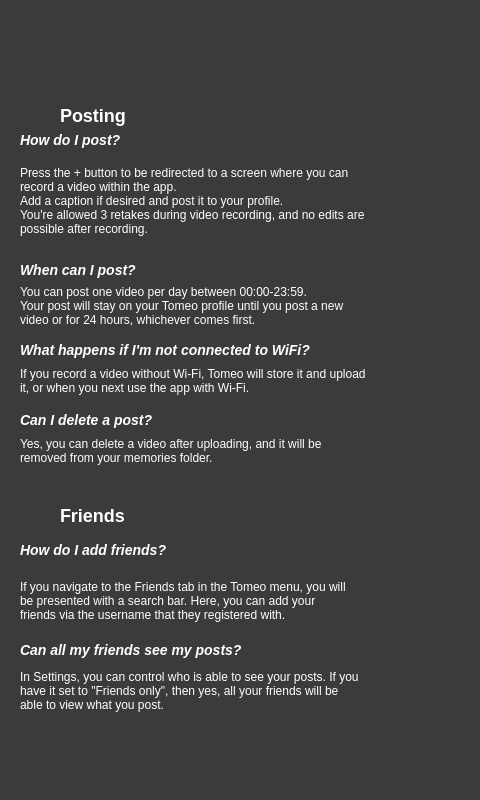
<?xml version="1.0" encoding="UTF-8"?>
<ui version="4.0">
 <class>help_section</class>
 <widget class="QMainWindow" name="help_section">
  <property name="geometry">
   <rect>
    <x>0</x>
    <y>0</y>
    <width>480</width>
    <height>800</height>
   </rect>
  </property>
  <property name="font">
   <font>
    <family>Cantarell</family>
   </font>
  </property>
  <property name="windowTitle">
   <string>MainWindow</string>
  </property>
  <property name="styleSheet">
   <string notr="true">QWidget{
	background-color: #3A3B3C;
}

QLabel{
	color: #FFFFFF
}</string>
  </property>
  <widget class="QWidget" name="centralwidget">
   <property name="styleSheet">
    <string notr="true"/>
   </property>
   <widget class="QLabel" name="label">
    <property name="geometry">
     <rect>
      <x>60</x>
      <y>100</y>
      <width>161</width>
      <height>31</height>
     </rect>
    </property>
    <property name="styleSheet">
     <string notr="true">QLabel{font-family: &quot;Jost&quot;;}</string>
    </property>
    <property name="text">
     <string>&lt;h2&gt;Posting&lt;/h2&gt;</string>
    </property>
   </widget>
   <widget class="QLabel" name="label_2">
    <property name="geometry">
     <rect>
      <x>20</x>
      <y>130</y>
      <width>201</width>
      <height>20</height>
     </rect>
    </property>
    <property name="text">
     <string>&lt;html&gt;&lt;head/&gt;&lt;body&gt;&lt;h3 style=&quot; margin-top:14px; margin-bottom:12px; margin-left:0px; margin-right:0px; -qt-block-indent:0; text-indent:0px;&quot;&gt;&lt;span style=&quot; font-size:large; font-weight:600; font-style:italic;&quot;&gt;How do I post?&lt;/span&gt;&lt;/h3&gt;&lt;/body&gt;&lt;/html&gt;</string>
    </property>
   </widget>
   <widget class="QLabel" name="label_3">
    <property name="geometry">
     <rect>
      <x>20</x>
      <y>150</y>
      <width>451</width>
      <height>101</height>
     </rect>
    </property>
    <property name="styleSheet">
     <string notr="true">QLabel{font: &quot;Jost-regular&quot;;}</string>
    </property>
    <property name="text">
     <string>Press the + button to be redirected to a screen where you can
record a video within the app.
Add a caption if desired and post it to your profile.
You're allowed 3 retakes during video recording, and no edits are
possible after recording. </string>
    </property>
   </widget>
   <widget class="QLabel" name="label_4">
    <property name="geometry">
     <rect>
      <x>20</x>
      <y>260</y>
      <width>181</width>
      <height>20</height>
     </rect>
    </property>
    <property name="text">
     <string>&lt;html&gt;&lt;head/&gt;&lt;body&gt;&lt;h3 style=&quot; margin-top:14px; margin-bottom:12px; margin-left:0px; margin-right:0px; -qt-block-indent:0; text-indent:0px;&quot;&gt;&lt;span style=&quot; font-size:large; font-weight:600; font-style:italic;&quot;&gt;When can I post?&lt;/span&gt;&lt;/h3&gt;&lt;/body&gt;&lt;/html&gt;</string>
    </property>
   </widget>
   <widget class="QLabel" name="label_5">
    <property name="geometry">
     <rect>
      <x>20</x>
      <y>280</y>
      <width>421</width>
      <height>51</height>
     </rect>
    </property>
    <property name="text">
     <string>You can post one video per day between 00:00-23:59.
Your post will stay on your Tomeo profile until you post a new
video or for 24 hours, whichever comes first. </string>
    </property>
   </widget>
   <widget class="QLabel" name="label_6">
    <property name="geometry">
     <rect>
      <x>20</x>
      <y>340</y>
      <width>451</width>
      <height>20</height>
     </rect>
    </property>
    <property name="text">
     <string>&lt;html&gt;&lt;head/&gt;&lt;body&gt;&lt;h3 style=&quot; margin-top:14px; margin-bottom:12px; margin-left:0px; margin-right:0px; -qt-block-indent:0; text-indent:0px;&quot;&gt;&lt;span style=&quot; font-size:large; font-weight:600; font-style:italic;&quot;&gt;What happens if I'm not connected to WiFi?&lt;/span&gt;&lt;/h3&gt;&lt;/body&gt;&lt;/html&gt;</string>
    </property>
   </widget>
   <widget class="QLabel" name="label_7">
    <property name="geometry">
     <rect>
      <x>20</x>
      <y>360</y>
      <width>451</width>
      <height>41</height>
     </rect>
    </property>
    <property name="text">
     <string>If you record a video without Wi-Fi, Tomeo will store it and upload 
it, or when you next use the app with Wi-Fi. </string>
    </property>
   </widget>
   <widget class="QLabel" name="label_8">
    <property name="geometry">
     <rect>
      <x>20</x>
      <y>410</y>
      <width>321</width>
      <height>20</height>
     </rect>
    </property>
    <property name="text">
     <string>&lt;html&gt;&lt;head/&gt;&lt;body&gt;&lt;h3 style=&quot; margin-top:14px; margin-bottom:12px; margin-left:0px; margin-right:0px; -qt-block-indent:0; text-indent:0px;&quot;&gt;&lt;span style=&quot; font-size:large; font-weight:600; font-style:italic;&quot;&gt;Can I delete a post?&lt;/span&gt;&lt;/h3&gt;&lt;/body&gt;&lt;/html&gt;</string>
    </property>
   </widget>
   <widget class="QLabel" name="label_9">
    <property name="geometry">
     <rect>
      <x>20</x>
      <y>430</y>
      <width>441</width>
      <height>41</height>
     </rect>
    </property>
    <property name="text">
     <string>Yes, you can delete a video after uploading, and it will be
removed from your memories folder.</string>
    </property>
   </widget>
   <widget class="QLabel" name="label_10">
    <property name="geometry">
     <rect>
      <x>0</x>
      <y>0</y>
      <width>261</width>
      <height>71</height>
     </rect>
    </property>
    <property name="text">
     <string/>
    </property>
    <property name="pixmap">
     <pixmap resource="resources.qrc">:/images/logo.png</pixmap>
    </property>
   </widget>
   <widget class="QLabel" name="label_11">
    <property name="geometry">
     <rect>
      <x>410</x>
      <y>10</y>
      <width>50</width>
      <height>50</height>
     </rect>
    </property>
    <property name="maximumSize">
     <size>
      <width>50</width>
      <height>50</height>
     </size>
    </property>
    <property name="text">
     <string/>
    </property>
    <property name="pixmap">
     <pixmap resource="resources.qrc">:/images/help-icon.png</pixmap>
    </property>
   </widget>
   <widget class="QLabel" name="label_12">
    <property name="geometry">
     <rect>
      <x>20</x>
      <y>100</y>
      <width>30</width>
      <height>30</height>
     </rect>
    </property>
    <property name="maximumSize">
     <size>
      <width>30</width>
      <height>30</height>
     </size>
    </property>
    <property name="text">
     <string/>
    </property>
    <property name="pixmap">
     <pixmap resource="resources.qrc">:/images/post-icon.png</pixmap>
    </property>
   </widget>
   <widget class="QLabel" name="label_13">
    <property name="geometry">
     <rect>
      <x>20</x>
      <y>500</y>
      <width>30</width>
      <height>30</height>
     </rect>
    </property>
    <property name="text">
     <string/>
    </property>
    <property name="pixmap">
     <pixmap resource="resources.qrc">:/images/friends-icon.png</pixmap>
    </property>
   </widget>
   <widget class="QLabel" name="label_14">
    <property name="geometry">
     <rect>
      <x>60</x>
      <y>500</y>
      <width>151</width>
      <height>31</height>
     </rect>
    </property>
    <property name="text">
     <string>&lt;h2&gt;Friends&lt;/h2&gt;</string>
    </property>
   </widget>
   <widget class="QLabel" name="label_15">
    <property name="geometry">
     <rect>
      <x>20</x>
      <y>540</y>
      <width>201</width>
      <height>20</height>
     </rect>
    </property>
    <property name="text">
     <string>&lt;html&gt;&lt;head/&gt;&lt;body&gt;&lt;h3 style=&quot; margin-top:14px; margin-bottom:12px; margin-left:0px; margin-right:0px; -qt-block-indent:0; text-indent:0px;&quot;&gt;&lt;span style=&quot; font-size:large; font-weight:600; font-style:italic;&quot;&gt;How do I add friends?&lt;/span&gt;&lt;/h3&gt;&lt;/body&gt;&lt;/html&gt;</string>
    </property>
   </widget>
   <widget class="QLabel" name="label_16">
    <property name="geometry">
     <rect>
      <x>20</x>
      <y>570</y>
      <width>451</width>
      <height>61</height>
     </rect>
    </property>
    <property name="styleSheet">
     <string notr="true">QLabel{font: &quot;Jost-regular&quot;;}</string>
    </property>
    <property name="text">
     <string>If you navigate to the Friends tab in the Tomeo menu, you will 
be presented with a search bar. Here, you can add your 
friends via the username that they registered with. </string>
    </property>
   </widget>
   <widget class="QLabel" name="label_17">
    <property name="geometry">
     <rect>
      <x>20</x>
      <y>640</y>
      <width>271</width>
      <height>20</height>
     </rect>
    </property>
    <property name="text">
     <string>&lt;html&gt;&lt;head/&gt;&lt;body&gt;&lt;h3 style=&quot; margin-top:14px; margin-bottom:12px; margin-left:0px; margin-right:0px; -qt-block-indent:0; text-indent:0px;&quot;&gt;&lt;span style=&quot; font-size:large; font-weight:600; font-style:italic;&quot;&gt;Can all my friends see my posts?&lt;/span&gt;&lt;/h3&gt;&lt;/body&gt;&lt;/html&gt;</string>
    </property>
   </widget>
   <widget class="QLabel" name="label_18">
    <property name="geometry">
     <rect>
      <x>20</x>
      <y>660</y>
      <width>451</width>
      <height>61</height>
     </rect>
    </property>
    <property name="styleSheet">
     <string notr="true">QLabel{font: &quot;Jost-regular&quot;;}</string>
    </property>
    <property name="text">
     <string>In Settings, you can control who is able to see your posts. If you
have it set to &quot;Friends only&quot;, then yes, all your friends will be 
able to view what you post. </string>
    </property>
   </widget>
  </widget>
  <widget class="QStatusBar" name="statusbar"/>
 </widget>
 <resources>
  <include location="resources.qrc"/>
 </resources>
 <connections/>
</ui>
